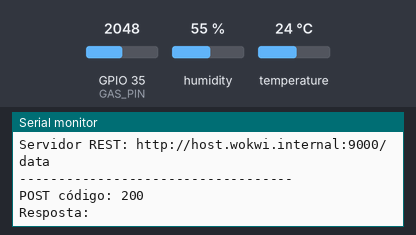
Recording of a program running on a simulated ESP32. On the bench: the last lines printed to the serial monitor. Inputs (shaded band) come from the test bench; at power-on: temperature 24 °C, GPIO 35 (GAS_PIN) = 2048, humidity 55 % (analog values on the 0–4095 scale). WiFi joins after 1.5 s; servers stay silent unless stated; uploads are accepted with an empty reply.

Above: at 2.7 s.
2.8 s: temperature set to 12 °C
At 4.18 s:
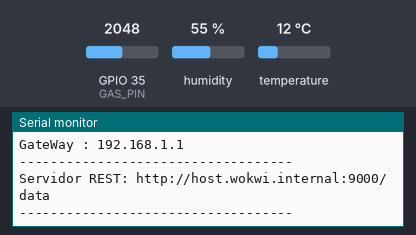
5.5 s: GPIO 35 (GAS_PIN) set to 1960
At 7.0 s:
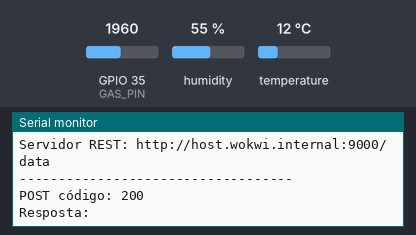
8.2 s: temperature set to 19 °C
At 10.18 s:
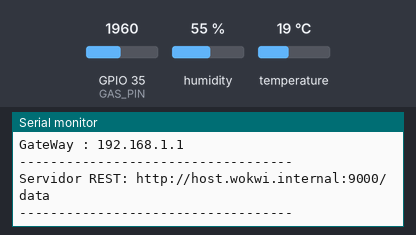
10.9 s: GPIO 35 (GAS_PIN) set to 2040
At 12.7 s:
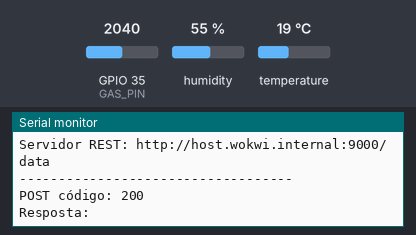
Timing chart, 0 to 14.2 s (numbered marks = the images above; inputs shaded):
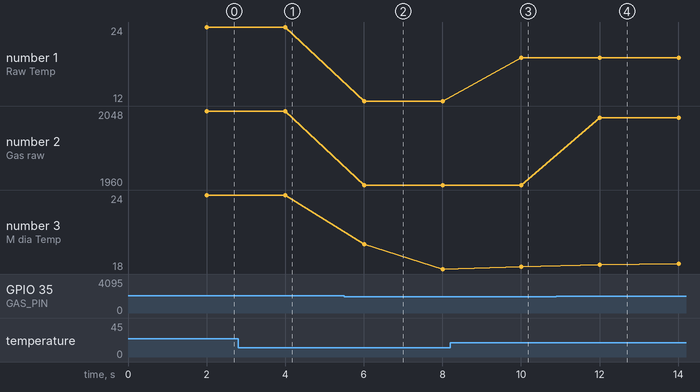

Measured:
- after the input at 5.5 s, the serial monitor: prints a new line after 0.51 s (image 2)
- after the input at 8.2 s, the serial monitor: prints a new line after 1.8 s (image 3)
- after the input at 10.9 s, the serial monitor: prints a new line after 1.1 s (image 4)
- plotted number 1: 12 → 19 after the input at 8.2 s
- plotted number 2: 2048 → 1960 after the input at 5.5 s, 1960 → 2040 after the input at 10.9 s
- plotted number 3: 18 → 18.2 after the input at 8.2 s

The program:

main.cpp
```cpp
#include <Arduino.h>
#include <WiFi.h>
#include <WebServer.h>
#include <ArduinoJson.h>
#include <HTTPClient.h>
#include <vector>
#include <algorithm>
#include "SensorData.h"
#include "DHT.h"

// Configurações por macro
#define WIFI_SSID "Wokwi-GUEST"
#define WIFI_PASSWORD ""

// Ajuste estes pinos conforme seu hardware (ESP32 usados como exemplo)
#define TEMP_PIN 15
#define GAS_PIN 35

#define sample_size 20  // Número de amostras para média móvel

// Labels e endpoint por macro
#define SENSOR_LABEL "Device02"
#define REST_ENDPOINT1 "http://host.wokwi.internal:9000/data"
#define REST_ENDPOINT2 "http://host.wokwi.internal:9001/data"

// Chaves JSON usadas no POST
#define JSON_KEY_LABEL "label"
#define JSON_KEY_AVG_TEMP "temp"
#define JSON_KEY_AVG_GAS "gas"

static bool useFirstEndpoint = true;

// Cria o objeto SensorData globalmente para armazenar leituras contínuas
SensorData sensor(SENSOR_LABEL);
DHT dht(TEMP_PIN, DHT22);

float minGasLevel = 4095.0; // Valor máximo para ADC 10 bits
float maxGasLevel = 0.0;    // Valor mínimo para ADC 10 bits

void connectWiFi() {
  Serial.print("[WiFi] Conectando...");
  WiFi.begin(WIFI_SSID, WIFI_PASSWORD);
  while (WiFi.status() != WL_CONNECTED) {
    delay(500);
    Serial.print(".");
  }
  Serial.println("\n[WiFi] Conectado!");
}

unsigned long lastMsg = 0;
void setup() {
  Serial.begin(115200);
  connectWiFi();
  dht.begin();
  Serial.println("DHT Inicializado!");
}

// Função responsável por fazer a leitura dos sensores e armazenar no objeto `sensor`.
void readSensors() {
  float rawTemp = dht.readTemperature();
  if(isnan(rawTemp)) {
    Serial.println("Falha ao ler do sensor DHT!");
    rawTemp = 0.0;
  }
  analogReadResolution(12);
  float rawGas = (float) analogRead(GAS_PIN);
  if(rawGas < minGasLevel) minGasLevel = rawGas;
  if(rawGas > maxGasLevel) maxGasLevel = rawGas;
  float calibratedGas = (rawGas - minGasLevel) / (maxGasLevel - minGasLevel) * 100.0;
  // evita valores nan no objeto sensor
  if(isnan(calibratedGas)) {
    calibratedGas = 0.0;
  }
  sensor.add(rawTemp, calibratedGas);
  // Exibe última leitura e médias
  Serial.print("Raw Temp: "); Serial.println(rawTemp);
  Serial.print("Gas(raw): "); Serial.println(rawGas);
  Serial.print("Gas(cal): "); Serial.println(calibratedGas);
  Serial.print("Média Temp: "); Serial.println(sensor.avgTemp());
  Serial.print("Média Gas: "); Serial.println(sensor.avgGas());
}

// Envia via HTTP POST o rótulo e as médias atuais do objeto `sensor`.
void sendSensorAverages() {
  if (WiFi.status() != WL_CONNECTED) {
    Serial.println("WiFi não conectado; tentando reconectar (até 10 tentativas)...");
    const int maxAttempts = 10;
    int attempts = 0;
    while (WiFi.status() != WL_CONNECTED && attempts < maxAttempts) {
      attempts++;
      Serial.print("Tentativa de reconexão #"); Serial.println(attempts);
      WiFi.disconnect();
      WiFi.begin(WIFI_SSID, WIFI_PASSWORD);
      unsigned long start = millis();
      // aguarda até 2s por tentativa, checando periodicamente
      while (millis() - start < 2000 && WiFi.status() != WL_CONNECTED) {
        delay(200);
      }
    }
    if (WiFi.status() != WL_CONNECTED) {
      Serial.println("Falha ao reconectar após 10 tentativas; cancelando envio REST");
      return;
    }
    Serial.println("Reconectado ao WiFi.");
  }
  HTTPClient http;
  const char* REST_ENDPOINT = useFirstEndpoint ? REST_ENDPOINT1 : REST_ENDPOINT2;

  http.begin(REST_ENDPOINT);
  http.addHeader("Content-Type", "application/json");
  StaticJsonDocument<256> doc;
  doc[JSON_KEY_LABEL] = sensor.label;
  doc[JSON_KEY_AVG_TEMP] = sensor.avgTemp();
  doc[JSON_KEY_AVG_GAS] = sensor.avgGas();
  String payload;
  serializeJson(doc, payload);

  int httpCode = http.POST(payload);
  if (httpCode > 0) {
    Serial.print("POST código: "); Serial.println(httpCode);
    String resp = http.getString();
    Serial.print("Resposta: "); Serial.println(resp);
  } else {
    Serial.print("Erro envio HTTP: "); Serial.println(httpCode);
     // Alterna servidor
      useFirstEndpoint = !useFirstEndpoint;
  }
  http.end();
}
int sample_count = 0;
void loop() {
  unsigned long now = millis();
  if (now - lastMsg > 2000) {
    lastMsg = now;
    readSensors();
    Serial.println("Conectado no WiFi há 1s");
    Serial.print("IP Local: ");
    Serial.println(WiFi.localIP());
    Serial.print("GateWay : ");
    Serial.println(WiFi.gatewayIP());
    // Envia médias para REST service
    Serial.println("-----------------------------------");
    Serial.println("Servidor REST: " + String(useFirstEndpoint ? REST_ENDPOINT1 : REST_ENDPOINT2));
    Serial.println("-----------------------------------");
    sendSensorAverages();
    if(++sample_count >= sample_size) {
      sample_count = 0;
      sensor.clear();
      Serial.println("Dados do sensor limpos para nova coleta.");
    }
  }
}
```

SensorData.h
```cpp
// SensorData.h
#ifndef SENSORDATA_H
#define SENSORDATA_H

#include <Arduino.h>
#include <vector>

class SensorData {
public:
  String label;
  std::vector<double> temps;
  std::vector<double> gasLevels;

  SensorData();
  SensorData(const String &lbl);

  // Adiciona um único par (temperatura, gas) aos vetores internos.
  void add(double temp, double gas);

  // Retorna a média das temperaturas; 0.0 se vazio.
  double avgTemp() const;

  // Retorna a média dos níveis de gás; 0.0 se vazio.
  double avgGas() const;

  void clear();
};

#endif // SENSORDATA_H
```

SensorData.cpp
```cpp
#include "SensorData.h"

SensorData::SensorData() {}
SensorData::SensorData(const String &lbl) : label(lbl) {}

void SensorData::add(double temp, double gas) {
  temps.push_back(temp);
  gasLevels.push_back(gas);
}

double SensorData::avgTemp() const {
  if (temps.empty()) return 0.0;
  double s = 0.0;
  for (double v : temps) s += v;
  return s / (double)temps.size();
}

double SensorData::avgGas() const {
  if (gasLevels.empty()) return 0.0;
  double s = 0.0;
  for (double v : gasLevels) s += v;
  return s / (double)gasLevels.size();
}

void SensorData::clear() {
  temps.clear();
  gasLevels.clear();
}
```
